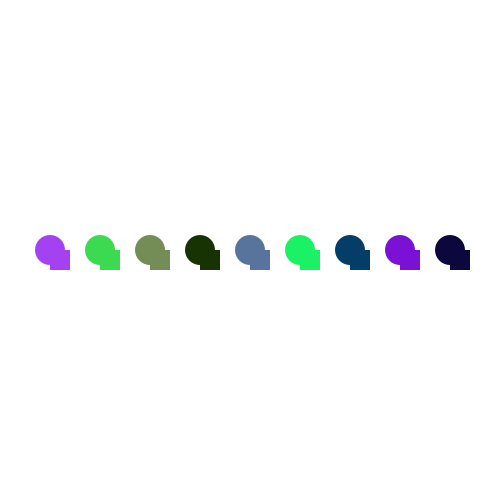
Frame 1 (no input)
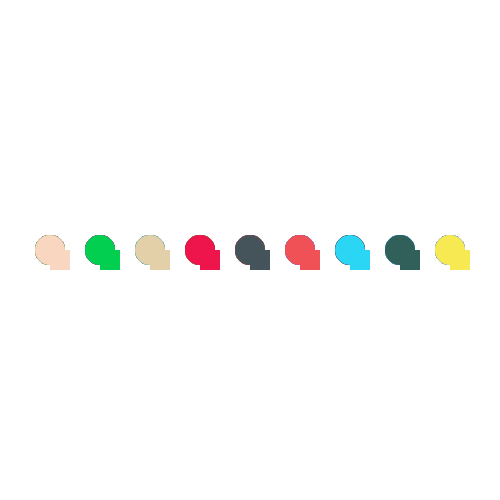
Frame 60 (the mouse pressed at the canvas centre just before this capture)
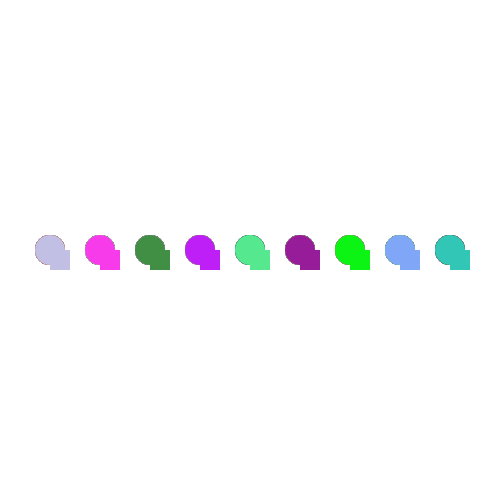
Frame 120 (the mouse held since frame 60 and released just before this capture)

The Processing sketch that drew these frames (run headless with seeded random() and noise(); from frame 60 on, the mouse is pressed at the canvas centre):

// Processing sketch: processing_61159
// ── processing_61159.pde

void setup() {// função que define o set up
size(500,500);//tamanho do ecran
background(255);//fundo do ecran
noStroke();//sem contorno
smooth();//suaviza o desenho
}

void draw() {//função que define o desenho
    for (int x = 1; x < 10; x = x+1) {//ciclo da ellipse e do quadrado que gera um número até 9 objectos 
      
      fill(random(255),random(255),random(255));//gera uma cor aleatória
      ellipse( x * 50 , width/2, 30,30);//desenho uma ellipse neste caso em que '50' é o espaçamento, digo que quero no centro do ecran, e '30', '30' corresponde ao tamanho da ellipse
      rect( x * 50 , width/2, 20,20);//desenho um quadrado neste caso em que '50' é o espaçamento, digo que quero no centro do ecran, e '20', '20' corresponde ao tamanho do quadrado
      
    }
    
}
